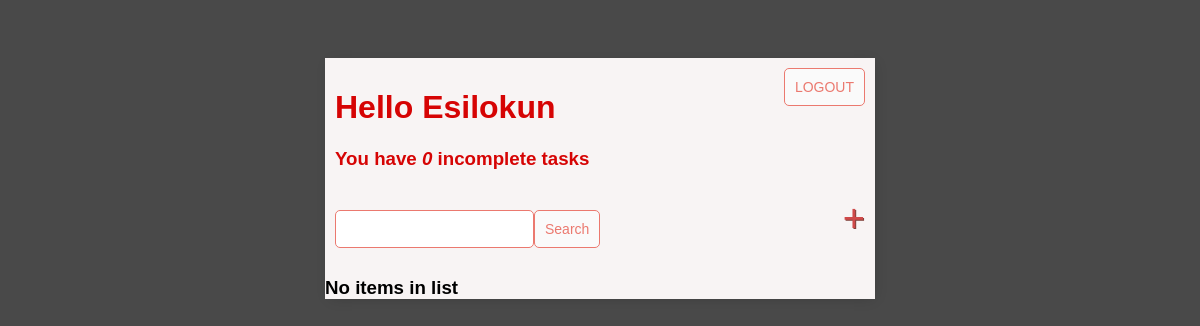
Before: / (signed in) with the older database file.
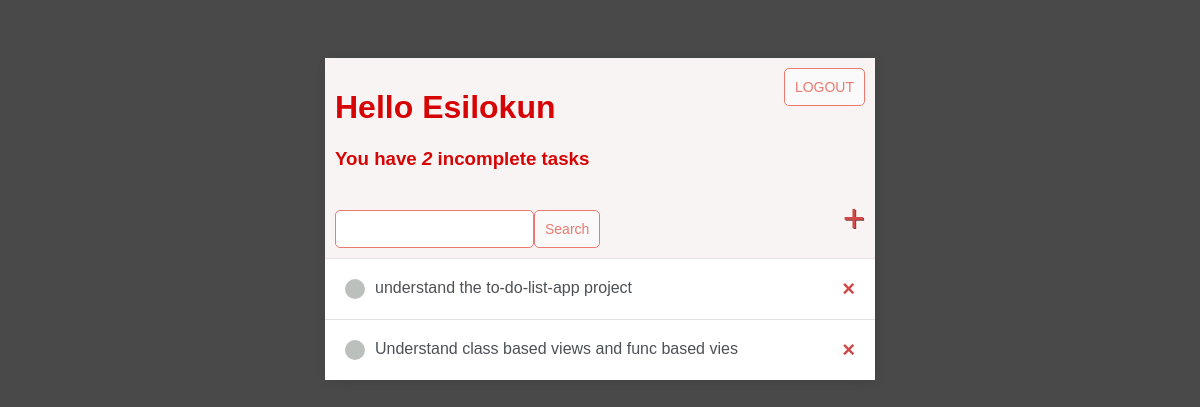
After: the same page with the newer database file.
### todolistapp/models.py (models this page shows)
class Task(models.Model):
    user = models.ForeignKey(User, on_delete=models.CASCADE, null=True, blank=True)
    title = models.CharField(max_length=200, null=True, blank=True)
    description = models.TextField(null=True, blank=True)
    complete = models.BooleanField(default=False)
    created = models.DateTimeField(auto_now_add=True)
    def __str__(self):
        return f"{self.title}" if self.title else "Task with no title"
    class Meta:
        ordering = ['complete']

### todolistapp/views.py (the view)
# urls.py: path('', Tasklist.as_view(), name='tasks'),
class Tasklist(LoginRequiredMixin, ListView):
    model = Task
    context_object_name = 'tasks'
    def get_context_data(self, **kwargs):
        context = super().get_context_data(**kwargs)
        context['tasks'] = context['tasks'].filter(user=self.request.user)
        context['count'] = context['tasks'].filter(complete=False).count()
        search_input = self.request.GET.get('search-area') or ''
        if search_input:
            context['tasks'] = context['tasks'].filter(
                title__icontains=search_input)
        context['search_input'] = search_input
        return context

### todolistapp/templates/todolistapp/task_list.html (shortened to what this page needs)
{% extends 'todolistapp/main.html' %}
{% block content %}
<div class="header-bar">
    <div>
        <h1>Hello {{request.user|title}}</h1>
        <h3 style="margin:0">You have <i>{{count}}</i> incomplete task{{ count|pluralize:"s" }}</h3>
    </div>
    {% if request.user.is_authenticated %}
    <form method="POST" action="{% url 'logout' %}">
        <button class="button" type="submit">LOGOUT</button>
    </form>
    {% else %}
    <a href="{% url 'login' %}">LOGIN</a>
    {% endif %}
</div>
<div id="search-add-wrapper">
    <form method="GET" style="margin-top: 20px;display: flex;">
        <input type="text" name="search-area" value="{{search_input}}">
        <input class="button" type="submit" value="Search">
    </form>
    <a id="add-link" href="{% url 'task-create' %}">&#x2b;</a>
</div>
<div class="task-items-wrapper">
    {% for task in tasks %}
    <div class="task-wrapper">
        {% if task.complete %}
        <div class="task-title">
            <div class="task-complete-icon"></div>
            <i><s><a href="{% url 'task-update' task.id %}">{{task}}</a></s></i>
        </div>
        <a class="delete-link" href="{% url 'task-delete' task.id %}">&#215;</a>
        {% else %}
        <div class="task-title">
            <div class="task-incomplete-icon"></div>
            <a href="{% url 'task-update' task.id %}">{{task}}</a>
        </div>
        <a class="delete-link" href="{% url 'task-delete' task.id %}">&#215;</a>
        {% endif %}
    </div>
    {% empty %}
    <h3>No items in list</h3>
    {% endfor %}
</div>
{% endblock content %}

### todolistapp/templates/todolistapp/main.html (shortened to what this page needs)
<!DOCTYPE html>
<html lang="en">
<head>
</head>
<body>
    <div class="container">
        {% block content %}
        {% endblock content %}
    </div>
</body>
</html>

### todolistapp/templates/todolistapp/main.html (style rules this page uses)
body { background-color: rgba(0, 0, 0, 0.712); font-family: 'Nunito', sans-serif; padding-top: 50px; }
h1, h2, h3, h4, h5, h6 { font-family: 'Raleway', sans-serif; }
a, p { color: #4b5156; }
.container { max-width: 550px; margin: auto; background-color: rgb(248, 244, 244); -webkit-box-shadow: 2px 2px 3px -4px rgba(0, 0, 0, 0.21); box-shadow: 2px 2px 13px -4px rgba(0, 0, 0, 0.21) }
.header-bar { display: flex; justify-content: space-between; color: #d60404; padding: 10px; border-radius: 5px 5px 0 0; background: linear-gradient(90deg, #EEA390 0%, #EB796F 43%, #EB796F, 100%,); }
.task-wrapper { display: flex; align-items: center; justify-content: space-between; padding: 20px; background-color: #fff; border-top: 1px solid rgb(226, 226, 226); }
.task-title { display: flex; }
.task-title a { text-decoration: none; color: #4b5156; margin-left: 10px; }
.task-incomplete-icon { height: 20px; width: 20px; background-color: rgb(188, 192, 188); border-radius: 50%; }
.delete-link { text-decoration: none; font-weight: 900; color: #cf4949; font-size: 22px; line-height: 0; }
#search-add-wrapper { display: flex; justify-content: space-between; align-items: center; padding: 10px; }
#add-link { color: #cf4949; text-decoration: none; font-size:38px; text-shadow: 1px 1px #81413b; }
input[type=text], input[type=password], textarea { border: 1px solid #EB796F; border-radius: 5px; padding: 10px; width: 90%; }
.button { border: 1px solid #EB796F; background-color: #FAFAFA; color: #EB796F; padding: 10px; font-size: 14px; border-radius: 5px; cursor: pointer; text-decoration: none; }

Changed rows visible on the page:
added Task: title "understand the to-do-list-app project"
added Task: title "Understand class based views and func based vies"
Other visible differences:
{{ count }}: "0" → "2"
text no longer shown: "No items in list"
